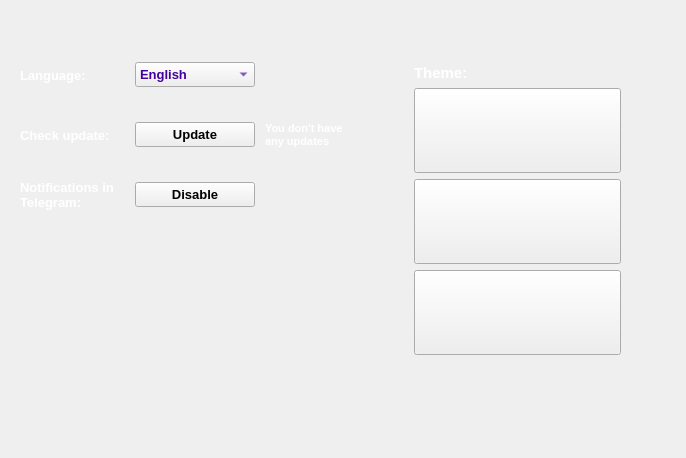
         <widget class="QWidget" name="page_4">
          <property name="styleSheet">
           <string notr="true">QPushButton:hover {
    border: 2px solid rgb(105, 0, 255);
}

QPushButton #button_theme_1:hover {
    border: 6px solid #D2FA00;
}

</string>
          </property>
          <layout class="QGridLayout" name="gridLayout_19">
           <property name="leftMargin">
            <number>0</number>
           </property>
           <property name="topMargin">
            <number>0</number>
           </property>
           <property name="rightMargin">
            <number>0</number>
           </property>
           <property name="bottomMargin">
            <number>0</number>
           </property>
           <property name="spacing">
            <number>0</number>
           </property>
           <item row="2" column="4">
            <spacer name="horizontalSpacer_24">
             <property name="orientation">
              <enum>Qt::Horizontal</enum>
             </property>
             <property name="sizeHint" stdset="0">
              <size>
               <width>56</width>
               <height>20</height>
              </size>
             </property>
            </spacer>
           </item>
           <item row="0" column="1">
            <spacer name="verticalSpacer_12">
             <property name="orientation">
              <enum>Qt::Vertical</enum>
             </property>
             <property name="sizeType">
              <enum>QSizePolicy::Fixed</enum>
             </property>
             <property name="sizeHint" stdset="0">
              <size>
               <width>20</width>
               <height>60</height>
              </size>
             </property>
            </spacer>
           </item>
           <item row="2" column="1">
            <spacer name="verticalSpacer_10">
             <property name="orientation">
              <enum>Qt::Vertical</enum>
             </property>
             <property name="sizeType">
              <enum>QSizePolicy::Fixed</enum>
             </property>
             <property name="sizeHint" stdset="0">
              <size>
               <width>328</width>
               <height>208</height>
              </size>
             </property>
            </spacer>
           </item>
           <item row="1" column="2">
            <spacer name="horizontalSpacer_25">
             <property name="orientation">
              <enum>Qt::Horizontal</enum>
             </property>
             <property name="sizeHint" stdset="0">
              <size>
               <width>56</width>
               <height>20</height>
              </size>
             </property>
            </spacer>
           </item>
           <item row="3" column="3">
            <spacer name="verticalSpacer_11">
             <property name="orientation">
              <enum>Qt::Vertical</enum>
             </property>
             <property name="sizeType">
              <enum>QSizePolicy::Fixed</enum>
             </property>
             <property name="sizeHint" stdset="0">
              <size>
               <width>20</width>
               <height>40</height>
              </size>
             </property>
            </spacer>
           </item>
           <item row="0" column="3" rowspan="3">
            <widget class="QWidget" name="widget_9" native="true">
             <property name="minimumSize">
              <size>
               <width>225</width>
               <height>310</height>
              </size>
             </property>
             <property name="maximumSize">
              <size>
               <width>255</width>
               <height>310</height>
              </size>
             </property>
             <layout class="QVBoxLayout" name="verticalLayout_2">
              <item>
               <widget class="QLabel" name="label_26">
                <property name="font">
                 <font>
                  <family>Arial</family>
                  <pointsize>11</pointsize>
                  <weight>75</weight>
                  <bold>true</bold>
                 </font>
                </property>
                <property name="styleSheet">
                 <string notr="true">color: rgb(255, 255, 255);</string>
                </property>
                <property name="text">
                 <string>Theme:</string>
                </property>
               </widget>
              </item>
              <item>
               <widget class="QPushButton" name="button_theme_1">
                <property name="minimumSize">
                 <size>
                  <width>205</width>
                  <height>85</height>
                 </size>
                </property>
                <property name="styleSheet">
                 <string notr="true"/>
                </property>
                <property name="text">
                 <string/>
                </property>
               </widget>
              </item>
              <item>
               <widget class="QPushButton" name="button_theme_2">
                <property name="minimumSize">
                 <size>
                  <width>205</width>
                  <height>85</height>
                 </size>
                </property>
                <property name="styleSheet">
                 <string notr="true"/>
                </property>
                <property name="text">
                 <string/>
                </property>
               </widget>
              </item>
              <item>
               <widget class="QPushButton" name="button_theme_3">
                <property name="minimumSize">
                 <size>
                  <width>205</width>
                  <height>85</height>
                 </size>
                </property>
                <property name="sizeIncrement">
                 <size>
                  <width>205</width>
                  <height>85</height>
                 </size>
                </property>
                <property name="styleSheet">
                 <string notr="true"/>
                </property>
                <property name="text">
                 <string/>
                </property>
               </widget>
              </item>
             </layout>
            </widget>
           </item>
           <item row="1" column="1">
            <widget class="QWidget" name="widget_13" native="true">
             <layout class="QGridLayout" name="gridLayout_18">
              <property name="leftMargin">
               <number>10</number>
              </property>
              <property name="topMargin">
               <number>0</number>
              </property>
              <property name="rightMargin">
               <number>6</number>
              </property>
              <property name="bottomMargin">
               <number>0</number>
              </property>
              <property name="horizontalSpacing">
               <number>10</number>
              </property>
              <property name="verticalSpacing">
               <number>30</number>
              </property>
              <item row="1" column="0" colspan="2">
               <widget class="QLabel" name="label_41">
                <property name="minimumSize">
                 <size>
                  <width>95</width>
                  <height>30</height>
                 </size>
                </property>
                <property name="maximumSize">
                 <size>
                  <width>90</width>
                  <height>30</height>
                 </size>
                </property>
                <property name="font">
                 <font>
                  <family>Arial</family>
                  <pointsize>10</pointsize>
                  <weight>75</weight>
                  <bold>true</bold>
                 </font>
                </property>
                <property name="styleSheet">
                 <string notr="true">color: rgb(255, 255, 255);</string>
                </property>
                <property name="text">
                 <string>Check update:</string>
                </property>
               </widget>
              </item>
              <item row="0" column="2">
               <widget class="QComboBox" name="comboBox">
                <property name="minimumSize">
                 <size>
                  <width>120</width>
                  <height>25</height>
                 </size>
                </property>
                <property name="maximumSize">
                 <size>
                  <width>120</width>
                  <height>25</height>
                 </size>
                </property>
                <property name="font">
                 <font>
                  <family>Arial</family>
                  <pointsize>10</pointsize>
                  <weight>75</weight>
                  <bold>true</bold>
                 </font>
                </property>
                <property name="whatsThis">
                 <string/>
                </property>
                <property name="layoutDirection">
                 <enum>Qt::LeftToRight</enum>
                </property>
                <property name="autoFillBackground">
                 <bool>false</bool>
                </property>
                <property name="styleSheet">
                 <string notr="true">color: rgb(66, 2, 157);</string>
                </property>
                <item>
                 <property name="text">
                  <string>English</string>
                 </property>
                </item>
                <item>
                 <property name="text">
                  <string>Russian</string>
                 </property>
                </item>
               </widget>
              </item>
              <item row="1" column="2">
               <widget class="QPushButton" name="button_update">
                <property name="minimumSize">
                 <size>
                  <width>120</width>
                  <height>25</height>
                 </size>
                </property>
                <property name="maximumSize">
                 <size>
                  <width>120</width>
                  <height>25</height>
                 </size>
                </property>
                <property name="font">
                 <font>
                  <family>Arial</family>
                  <pointsize>10</pointsize>
                  <weight>75</weight>
                  <bold>true</bold>
                 </font>
                </property>
                <property name="styleSheet">
                 <string notr="true"/>
                </property>
                <property name="text">
                 <string>Update</string>
                </property>
               </widget>
              </item>
              <item row="1" column="3">
               <widget class="QLabel" name="label_27">
                <property name="font">
                 <font>
                  <family>Arial</family>
                  <pointsize>8</pointsize>
                  <weight>75</weight>
                  <bold>true</bold>
                 </font>
                </property>
                <property name="styleSheet">
                 <string notr="true">color: rgb(255, 255, 255);</string>
                </property>
                <property name="text">
                 <string>You don't have 
any updates</string>
                </property>
               </widget>
              </item>
              <item row="2" column="0">
               <widget class="QLabel" name="label_28">
                <property name="minimumSize">
                 <size>
                  <width>95</width>
                  <height>0</height>
                 </size>
                </property>
                <property name="maximumSize">
                 <size>
                  <width>95</width>
                  <height>35</height>
                 </size>
                </property>
                <property name="font">
                 <font>
                  <family>Arial</family>
                  <pointsize>10</pointsize>
                  <weight>75</weight>
                  <bold>true</bold>
                 </font>
                </property>
                <property name="styleSheet">
                 <string notr="true">color: rgb(255, 255, 255);</string>
                </property>
                <property name="text">
                 <string>Notifications in 
Telegram:</string>
                </property>
               </widget>
              </item>
              <item row="0" column="0">
               <widget class="QLabel" name="label_25">
                <property name="minimumSize">
                 <size>
                  <width>95</width>
                  <height>30</height>
                 </size>
                </property>
                <property name="maximumSize">
                 <size>
                  <width>90</width>
                  <height>30</height>
                 </size>
                </property>
                <property name="font">
                 <font>
                  <family>Arial</family>
                  <pointsize>10</pointsize>
                  <weight>75</weight>
                  <bold>true</bold>
                 </font>
                </property>
                <property name="styleSheet">
                 <string notr="true">color: rgb(255, 255, 255);</string>
                </property>
                <property name="text">
                 <string>Language: </string>
                </property>
               </widget>
              </item>
              <item row="2" column="2">
               <widget class="QPushButton" name="button_notifications">
                <property name="minimumSize">
                 <size>
                  <width>120</width>
                  <height>25</height>
                 </size>
                </property>
                <property name="maximumSize">
                 <size>
                  <width>120</width>
                  <height>25</height>
                 </size>
                </property>
                <property name="font">
                 <font>
                  <family>Arial</family>
                  <pointsize>10</pointsize>
                  <weight>75</weight>
                  <bold>true</bold>
                 </font>
                </property>
                <property name="styleSheet">
                 <string notr="true"/>
                </property>
                <property name="text">
                 <string>Disable</string>
                </property>
               </widget>
              </item>
             </layout>
            </widget>
           </item>
           <item row="2" column="0">
            <spacer name="horizontalSpacer_26">
             <property name="orientation">
              <enum>Qt::Horizontal</enum>
             </property>
             <property name="sizeHint" stdset="0">
              <size>
               <width>10</width>
               <height>20</height>
              </size>
             </property>
            </spacer>
           </item>
          </layout>
         </widget>
